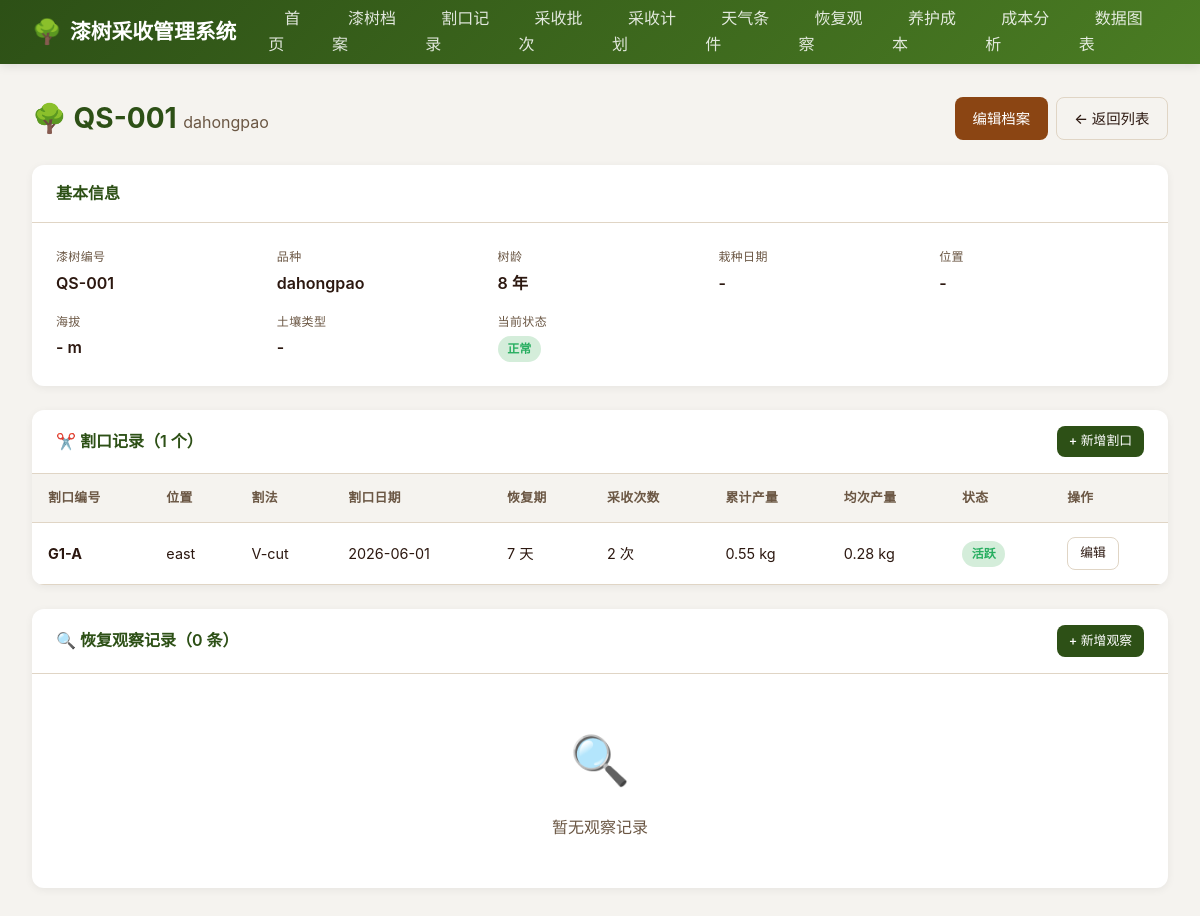
/trees/1, run on the app's committed database.
### models.py (models this page shows)
class LacquerTree(Base):
    __tablename__ = "lacquer_trees"
    id = Column(Integer, primary_key=True, index=True)
    tree_code = Column(String(50), unique=True, nullable=False, index=True)
    species = Column(String(100))
    age = Column(Integer)
    location = Column(String(200))
    altitude = Column(Float)
    soil_type = Column(String(100))
    planting_date = Column(Date)
    status = Column(String(20), default="正常")
    remarks = Column(Text)
    created_at = Column(DateTime(timezone=True), server_default=func.now())
    incisions = relationship("Incision", back_populates="tree", cascade="all, delete-orphan")
    observations = relationship("RecoveryObservation", back_populates="tree", cascade="all, delete-orphan")

class Incision(Base):
    __tablename__ = "incisions"
    id = Column(Integer, primary_key=True, index=True)
    tree_id = Column(Integer, ForeignKey("lacquer_trees.id"), nullable=False)
    incision_code = Column(String(50), nullable=False)
    position = Column(String(100), nullable=False)
    height = Column(Float)
    method = Column(String(50), nullable=False)
    incision_date = Column(Date, nullable=False)
    recovery_days = Column(Integer, default=7)
    total_harvests = Column(Integer, default=0)
    total_yield = Column(Float, default=0.0)
    avg_yield = Column(Float, default=0.0)
    status = Column(String(20), default="活跃")
    remarks = Column(Text)
    tree = relationship("LacquerTree", back_populates="incisions")
    harvests = relationship("HarvestBatch", back_populates="incision", cascade="all, delete-orphan")

### main.py (the view)
@app.get("/trees/{tree_id}", response_class=HTMLResponse)
async def view_tree(request: Request, tree_id: int, db: Session = Depends(get_db)):
    tree = db.query(models.LacquerTree).filter(models.LacquerTree.id == tree_id).first()
    if not tree:
        raise HTTPException(status_code=404, detail="漆树不存在")
    incisions = db.query(models.Incision).filter(models.Incision.tree_id == tree_id).all()
    observations = db.query(models.RecoveryObservation).filter(
        models.RecoveryObservation.tree_id == tree_id
    ).order_by(models.RecoveryObservation.observation_date.desc()).all()
    return templates.TemplateResponse("trees/detail.html", {
        "request": request, "tree": tree, "incisions": incisions, "observations": observations
    })

### templates/trees/detail.html (shortened to what this page needs)
{% extends "base.html" %}
{% block content %}
<div class="page-header">
  <h1 class="page-title">🌳 {{ tree.tree_code }} <small style="font-size: 1rem; font-weight: 400; color: var(--text-light);">{{ tree.species or '' }}</small></h1>
  <div class="btn-group">
    <a href="/trees/{{ tree.id }}/edit" class="btn btn-secondary">编辑档案</a>
    <a href="/trees" class="btn btn-outline">← 返回列表</a>
  </div>
</div>
<div class="card">
  <div class="card-header">基本信息</div>
  <div class="card-body">
    <div class="info-grid">
      <div class="info-item">
        <span class="label">漆树编号</span>
        <span class="value">{{ tree.tree_code }}</span>
      </div>
      <div class="info-item">
        <span class="label">品种</span>
        <span class="value">{{ tree.species or '-' }}</span>
      </div>
      <div class="info-item">
        <span class="label">树龄</span>
        <span class="value">{{ tree.age or '-' }} 年</span>
      </div>
      <div class="info-item">
        <span class="label">栽种日期</span>
        <span class="value">{{ tree.planting_date.strftime('%Y-%m-%d') if tree.planting_date else '-' }}</span>
      </div>
      <div class="info-item">
        <span class="label">位置</span>
        <span class="value">{{ tree.location or '-' }}</span>
      </div>
      <div class="info-item">
        <span class="label">海拔</span>
        <span class="value">{{ tree.altitude or '-' }} m</span>
      </div>
      <div class="info-item">
        <span class="label">土壤类型</span>
        <span class="value">{{ tree.soil_type or '-' }}</span>
      </div>
      <div class="info-item">
        <span class="label">当前状态</span>
        <span class="value">
          {% if tree.status == '正常' %}<span class="badge badge-success">正常</span>
          {% elif tree.status == '待观察' %}<span class="badge badge-warning">待观察</span>
          {% elif tree.status == '异常' %}<span class="badge badge-danger">异常</span>
          {% else %}<span class="badge badge-secondary">{{ tree.status }}</span>{% endif %}
        </span>
      </div>
    </div>
  </div>
</div>
<div class="card">
  <div class="card-header">
    <span>✂️ 割口记录（{{ incisions|length }} 个）</span>
    <a href="/incisions/new" class="btn btn-primary btn-sm">+ 新增割口</a>
  </div>
  <div class="card-body" style="padding: 0;">
    {% if incisions %}
    <table>
      <thead>
        <tr>
          <th>割口编号</th>
          <th>位置</th>
          <th>割法</th>
          <th>割口日期</th>
          <th>恢复期</th>
          <th>采收次数</th>
          <th>累计产量</th>
          <th>均次产量</th>
          <th>状态</th>
          <th>操作</th>
        </tr>
      </thead>
      <tbody>
        {% for inc in incisions %}
        <tr>
          <td><strong>{{ inc.incision_code }}</strong></td>
          <td>{{ inc.position }}</td>
          <td>{{ inc.method }}</td>
          <td>{{ inc.incision_date.strftime('%Y-%m-%d') }}</td>
          <td>{{ inc.recovery_days }} 天</td>
          <td>{{ inc.total_harvests }} 次</td>
          <td>{{ '%.2f'|format(inc.total_yield) }} kg</td>
          <td>{{ '%.2f'|format(inc.avg_yield) }} kg</td>
          <td>
            {% if inc.status == '活跃' %}<span class="badge badge-success">活跃</span>
            {% elif inc.status == '休眠' %}<span class="badge badge-warning">休眠</span>
            {% else %}<span class="badge badge-secondary">{{ inc.status }}</span>{% endif %}
          </td>
          <td class="action-col">
            <a href="/incisions/{{ inc.id }}/edit" class="btn btn-outline btn-sm">编辑</a>
          </td>
        </tr>
        {% endfor %}
      </tbody>
    </table>
    {% else %}
    <div class="empty-state">
      <div class="icon">✂️</div>
      <div>暂无割口记录</div>
    </div>
    {% endif %}
  </div>
</div>
<div class="card">
  <div class="card-header">
    <span>🔍 恢复观察记录（{{ observations|length }} 条）</span>
    <a href="/observations/new" class="btn btn-primary btn-sm">+ 新增观察</a>
  </div>
  <div class="card-body" style="padding: 0;">
    {% if observations %}
    <table>
      <thead>
        <tr>
          <th>观察日期</th>
          <th>树体状态</th>
          <th>树皮愈合</th>
          <th>树液流动</th>
          <th>叶片状态</th>
          <th>是否异常</th>
          <th>处理建议</th>
          <th>观察员</th>
        </tr>
      </thead>
      <tbody>
        {% for obs in observations %}
        <tr>
          <td>{{ obs.observation_date.strftime('%Y-%m-%d') }}</td>
          <td>{{ obs.tree_condition }}</td>
          <td>{{ obs.bark_healing or '-' }}</td>
          <td>{{ obs.sap_flow or '-' }}</td>
          <td>{{ obs.leaf_condition or '-' }}</td>
          <td>
            {% if obs.is_abnormal %}<span class="badge badge-danger">异常</span>
            {% else %}<span class="badge badge-success">正常</span>{% endif %}
          </td>
          <td>{{ obs.treatment_suggestion or '-' }}</td>
          <td>{{ obs.observer or '-' }}</td>
        </tr>
        {% endfor %}
      </tbody>
    </table>
    {% else %}
    <div class="empty-state">
      <div class="icon">🔍</div>
      <div>暂无观察记录</div>
    </div>
    {% endif %}
  </div>
</div>
{% endblock %}

### static/css/style.css (style rules this page uses)
:root { --primary: #2d5016; --primary-light: #4a7c23; --secondary: #8b4513; --accent: #d4a574; --bg: #f5f3ef; --card: #ffffff; --text: #2c1810; --text-light: #6b5744; --border: #e0d5c5; --danger: #c0392b; --warning: #e67e22; --success: #27ae60; --info: #2980b9; }
* { margin: 0; padding: 0; box-sizing: border-box; }
body { font-family: -apple-system, BlinkMacSystemFont, "Segoe UI", "PingFang SC", "Microsoft YaHei", sans-serif; background: var(--bg); color: var(--text); line-height: 1.6; }
.page-header { display: flex; justify-content: space-between; align-items: center; margin-bottom: 1.5rem; flex-wrap: wrap; gap: 1rem; }
.page-title { font-size: 1.75rem; font-weight: 700; color: var(--primary); }
.card { background: var(--card); border-radius: 12px; box-shadow: 0 2px 8px rgba(0,0,0,0.06); margin-bottom: 1.5rem; overflow: hidden; }
.card-header { padding: 1rem 1.5rem; border-bottom: 1px solid var(--border); display: flex; justify-content: space-between; align-items: center; font-weight: 600; color: var(--primary); }
.card-body { padding: 1.5rem; }
.btn { display: inline-flex; align-items: center; gap: 0.4rem; padding: 0.55rem 1.1rem; border: none; border-radius: 8px; font-size: 0.9rem; font-weight: 500; cursor: pointer; text-decoration: none; transition: all 0.2s; white-space: nowrap; }
.btn-primary { background: var(--primary); color: #fff; }
.btn-secondary { background: var(--secondary); color: #fff; }
.btn-outline { background: transparent; border: 1px solid var(--border); color: var(--text); }
.btn-sm { padding: 0.35rem 0.75rem; font-size: 0.8rem; }
.btn-group { display: flex; gap: 0.5rem; flex-wrap: wrap; }
table { width: 100%; border-collapse: collapse; font-size: 0.9rem; }
th, td { padding: 0.85rem 1rem; text-align: left; border-bottom: 1px solid var(--border); }
th { background: var(--bg); font-weight: 600; color: var(--text-light); font-size: 0.8rem; text-transform: uppercase; letter-spacing: 0.03em; }
.badge { display: inline-block; padding: 0.2rem 0.6rem; border-radius: 999px; font-size: 0.75rem; font-weight: 600; }
.badge-success { background: #d4edda; color: var(--success); }
.info-grid { display: grid; grid-template-columns: repeat(auto-fit, minmax(200px, 1fr)); gap: 1rem; }
.info-item { display: flex; flex-direction: column; gap: 0.25rem; }
.info-item .label { font-size: 0.75rem; color: var(--text-light); text-transform: uppercase; letter-spacing: 0.03em; }
.info-item .value { font-weight: 600; }
.empty-state { text-align: center; padding: 3rem 1rem; color: var(--text-light); }
.empty-state .icon { font-size: 3rem; margin-bottom: 1rem; }
.action-col { display: flex; gap: 0.4rem; flex-wrap: wrap; }

### data on the page
LacquerTree: tree_code "QS-001", species "dahongpao", age "8", planting_date "-", location "-", altitude "-", soil_type "-"
Incision: incision_code "G1-A", position "east", method "V-cut", incision_date "2026-06-01", recovery_days "7", total_harvests "2", total_yield "0.55", avg_yield "0.28", status "活跃"

### other printed values
{{ incisions|length }} "1"
{{ observations|length }} "0"
